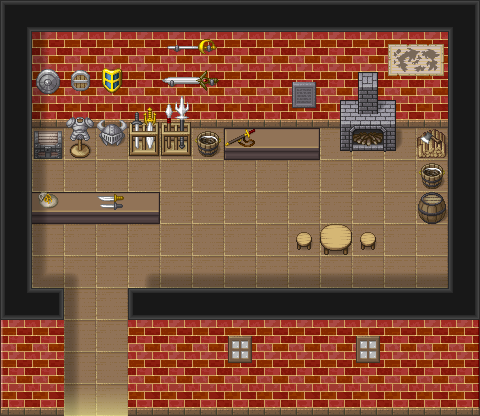

A 2D game scene composited from a Tiled map and its tileset images. What follows is a short description and the map's XML, with every tile layer's data as written:
An orthogonal 15x13 tile map with 32x32 px tiles, 7 tile layers (background, terrain, terrain_2, background_above_player, ...) and 21 objects (object.eventObject, player.startingPosition, npc.demo_2_village_blacksmith_builder_le, npc.demo_2_village_blacksmith_builder_ri).

<map version="1.5" tiledversion="1.7.2" orientation="orthogonal" renderorder="right-down" width="15" height="13" tilewidth="32" tileheight="32" infinite="0" nextlayerid="11" nextobjectid="98">
 <properties>
  <property name="above_player_layers" value="[3, 4]" />
  <property name="background_layers" value="[0, 1, 2]" />
  <property name="building_level" value="true" />
  <property name="shadow_layers" value="[5, 6]" />
 </properties>
 <tileset firstgid="1" source="tileset/tileset_pipoya_32.tsx" />
 <layer id="1" name="background" width="15" height="13" locked="1">
  <data encoding="csv">
2737,2707,2707,2707,2707,2707,2707,2707,2707,2707,2707,2707,2707,2707,2738,
2741,1826,1826,1826,1826,1826,1826,1826,1826,1826,1826,1826,1826,1826,2741,
2741,1826,1826,1826,1826,1826,1826,1826,1826,1826,1826,1826,1826,1826,2741,
2741,1858,1858,1858,1858,1858,1858,1858,1858,1858,1858,1858,1858,1858,2741,
2741,1735,1735,1735,1735,1735,1735,1735,1735,1735,1735,1735,1735,1735,2741,
2741,1735,1735,1735,1735,1735,1735,1735,1735,1735,1735,1735,1735,1735,2741,
2741,1735,1735,1735,1735,1735,1735,1735,1735,1735,1735,1735,1735,1735,2741,
2741,1735,1735,1735,1735,1735,1735,1735,1735,1735,1735,1735,1735,1735,2741,
2741,1735,1735,1735,1735,1735,1735,1735,1735,1735,1735,1735,1735,1735,2741,
2741,1735,1735,1735,1735,1735,1735,1735,1735,1735,2741,0,0,0,0,
2769,0,1735,1735,0,0,0,0,0,0,2770,0,0,0,0,
0,0,1735,1735,0,0,0,0,0,0,0,0,0,0,0,
0,0,1735,1735,0,0,0,0,0,0,0,0,0,0,0
</data>
 </layer>
 <layer id="3" name="terrain" width="15" height="13" locked="1">
  <data encoding="csv">
0,0,0,0,0,0,0,0,0,0,0,0,0,0,0,
0,0,0,0,0,2511,2512,0,0,0,0,0,937,938,0,
0,2576,2544,2608,0,2479,2480,0,0,878,0,1674,969,970,0,
0,0,2569,2505,2633,2634,0,0,0,910,1705,1706,1707,0,0,
0,1870,2601,2537,2665,2666,1897,1134,1135,1136,1737,1738,1739,1899,0,
0,0,0,0,0,0,0,0,0,0,0,0,0,1897,0,
0,1135,1135,1135,1136,0,0,0,0,0,0,0,0,1932,0,
0,0,0,0,0,0,0,0,0,1325,1293,1325,0,0,0,
0,0,0,0,0,0,0,0,0,0,0,0,0,0,0,
0,0,0,0,0,0,0,0,0,0,0,0,0,0,0,
0,0,0,0,0,0,0,0,0,0,0,0,0,0,0,
0,0,0,0,0,0,0,0,0,0,0,0,0,0,0,
0,0,0,0,0,0,0,0,0,0,0,0,0,0,0
</data>
 </layer>
 <layer id="5" name="terrain_2" width="15" height="13" locked="1">
  <data encoding="csv">
0,0,0,0,0,0,0,0,0,0,0,0,0,0,0,
0,0,0,0,0,0,0,0,0,0,0,0,0,0,0,
0,0,0,0,0,0,0,0,0,0,0,0,0,0,0,
0,0,0,0,0,0,0,0,0,0,0,0,0,0,0,
0,0,0,0,0,0,0,2637,0,0,0,0,0,2638,0,
0,0,0,0,0,0,0,0,0,0,0,0,0,0,0,
0,2379,0,2475,0,0,0,0,0,0,0,0,0,0,0,
0,0,0,0,0,0,0,0,0,0,0,0,0,0,0,
0,0,0,0,0,0,0,0,0,0,0,0,0,0,0,
0,0,0,0,0,0,0,0,0,0,0,0,0,0,0,
0,0,0,0,0,0,0,0,0,0,0,0,0,0,0,
0,0,0,0,0,0,0,0,0,0,0,0,0,0,0,
0,0,0,0,0,0,0,0,0,0,0,0,0,0,0
</data>
 </layer>
 <layer id="2" name="background_above_player" width="15" height="13" locked="1">
  <data encoding="csv">
0,0,0,0,0,0,0,0,0,0,0,0,0,0,0,
0,0,0,0,0,0,0,0,0,0,0,0,0,0,0,
0,0,0,0,0,0,0,0,0,0,0,0,0,0,0,
0,0,0,0,0,0,0,0,0,0,0,0,0,0,0,
0,0,0,0,0,0,0,0,0,0,0,0,0,0,0,
0,0,0,0,0,0,0,0,0,0,0,0,0,0,0,
0,0,0,0,0,0,0,0,0,0,0,0,0,0,0,
0,0,0,0,0,0,0,0,0,0,0,0,0,0,0,
0,0,0,0,0,0,0,0,0,0,0,0,0,0,0,
2769,2708,0,0,2706,2707,2707,2707,2707,2707,2707,2707,2707,2707,2770,
1825,1826,0,0,1826,1826,1826,1826,1826,1826,1826,1826,1826,1826,1827,
1825,1826,0,0,1826,1826,1826,1826,1826,1826,1826,1826,1826,1826,1827,
1857,1858,0,0,1858,1858,1858,1858,1858,1858,1858,1858,1858,1858,1859
</data>
 </layer>
 <layer id="4" name="terrain_above_player" width="15" height="13" locked="1">
  <data encoding="csv">
0,0,0,0,0,0,0,0,0,0,0,0,0,0,0,
0,0,0,0,0,0,0,0,0,0,0,0,0,0,0,
0,0,0,0,0,0,0,0,0,0,0,0,0,0,0,
0,0,0,0,0,0,0,0,0,0,0,0,0,0,0,
0,0,0,0,0,0,0,0,0,0,0,0,0,0,0,
0,0,0,0,0,0,0,0,0,0,0,0,0,0,0,
0,0,0,0,0,0,0,0,0,0,0,0,0,0,0,
0,0,0,0,0,0,0,0,0,0,0,0,0,0,0,
0,0,0,0,0,0,0,0,0,0,0,0,0,0,0,
0,0,0,0,0,0,0,0,0,0,0,0,0,0,0,
0,0,0,0,0,0,0,810,0,0,0,810,0,0,0,
0,0,0,0,0,0,0,842,0,0,0,842,0,0,0,
0,0,0,0,0,0,0,0,0,0,0,0,0,0,0
</data>
 </layer>
 <layer id="6" name="shadows" width="15" height="13" locked="1">
  <data encoding="csv">
0,0,0,0,0,0,0,0,0,0,0,0,0,0,0,
0,2997,0,0,0,0,0,0,0,0,0,0,0,0,0,
0,2997,0,0,0,0,0,0,0,0,0,0,0,0,0,
0,2997,0,0,0,0,0,0,0,0,0,0,0,0,0,
0,2997,0,0,0,0,0,0,0,0,0,0,0,0,0,
0,2997,0,0,0,0,0,0,0,0,0,0,0,0,0,
0,2997,0,0,0,0,0,0,0,0,0,0,0,0,0,
0,2997,0,0,0,0,0,0,0,0,0,0,0,0,0,
0,2901,3096,0,3095,2994,2994,2994,2994,2994,2994,2994,2994,2994,0,
0,0,2997,0,0,0,0,0,0,0,0,0,0,0,0,
0,0,2997,0,0,0,0,0,0,0,0,0,0,0,0,
0,0,2997,0,0,0,0,0,0,0,0,0,0,0,0,
0,0,2997,0,0,0,0,0,0,0,0,0,0,0,0
</data>
 </layer>
 <layer id="7" name="shadows_2" width="15" height="13" locked="1">
  <data encoding="csv">
0,0,0,0,0,0,0,0,0,0,0,0,0,0,0,
0,0,0,0,0,0,0,0,0,0,0,0,0,0,0,
0,0,0,0,0,0,0,0,0,0,0,0,0,0,0,
0,0,0,0,0,0,0,0,0,0,0,0,0,0,0,
0,0,0,0,0,0,0,0,0,0,0,0,0,0,0,
0,0,0,0,0,0,0,0,0,0,0,0,0,0,0,
0,0,0,0,0,0,0,0,0,0,0,0,0,0,0,
0,0,0,0,0,0,0,0,0,0,0,0,0,0,0,
0,0,0,0,0,0,0,0,0,0,0,0,0,0,0,
0,0,0,0,0,0,0,0,0,0,0,0,0,0,0,
0,0,0,0,0,0,0,0,0,0,0,0,0,0,0,
0,0,0,0,0,0,0,0,0,0,0,0,0,0,0,
0,0,3283,3283,0,0,0,0,0,0,0,0,0,0,0
</data>
 </layer>
 <objectgroup id="8" name="objects">
  <object id="43" name="object.eventObject" x="64" y="416" width="64" height="5.33333">
   <properties>
    <property name="eventParameter" value="demo_2_village_blacksmith_goto_main" />
   </properties>
  </object>
  <object id="45" name="player.startingPosition" x="96" y="384">
   <properties>
    <property name="startingPointId" value="0" />
   </properties>
   <point />
  </object>
  <object id="46" name="npc.demo_2_village_blacksmith_builder_left" x="176" y="208.667">
   <point />
  </object>
  <object id="47" name="npc.demo_2_village_blacksmith_builder_right" x="391.333" y="166.666">
   <point />
  </object>
 </objectgroup>
 <objectgroup id="9" name="physics" locked="1">
  <object id="12" x="0" y="0" width="32" height="416" />
  <object id="13" x="32" y="0" width="448" height="96" />
  <object id="14" x="448" y="96" width="32" height="320" />
  <object id="15" x="31.3333" y="304" width="32.6667" height="112" />
  <object id="16" x="128" y="306.667" width="320.667" height="109.333" />
  <object id="22" x="303.818" y="232.667">
   <polygon points="0,0 -7.81818,8.90909 -0.545455,12" />
  </object>
  <object id="23" x="304" y="232.667">
   <polygon points="0,0 -0.545455,12 7.81818,8.36364" />
  </object>
  <object id="24" x="367.485" y="233.333">
   <polygon points="0,0 -7.81818,8.90909 -0.545455,12" />
  </object>
  <object id="25" x="367.667" y="233.333">
   <polygon points="0,0 -0.545455,12 7.81818,8.36364" />
  </object>
  <object id="28" x="335" y="225">
   <polygon points="0,0 -13.3333,5.66667 -12.6667,18.3333" />
  </object>
  <object id="29" x="335.333" y="225.333">
   <polygon points="0,0 -13,17 -1,20.6667" />
  </object>
  <object id="39" x="335.333" y="225">
   <polygon points="0,0 -0.927083,20.9688 15.8542,18.0625" />
  </object>
  <object id="40" x="335.313" y="224.938">
   <polygon points="0,0 15.6875,17.9375 14.1875,4.75" />
  </object>
 </objectgroup>
 <objectgroup id="10" name="unreachable_area_physics" locked="1">
  <object id="35" x="32" y="192" width="126.333" height="17.3333" />
  <object id="36" x="337.333" y="96" width="59.3333" height="43.3333" />
  <object id="37" x="418.667" y="128.667" width="28.6667" height="84.6667" />
  <object id="38" x="32" y="96.6667" width="286.667" height="47.3333" />
 </objectgroup>
</map>
